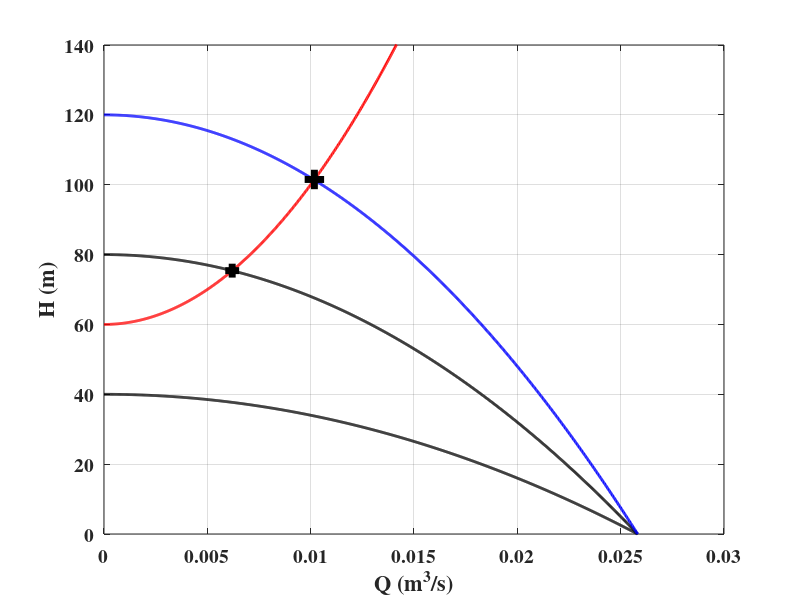

This chart was generated by the following MATLAB code:
function TheorySerialConnection_SamePumps

Ap = 40;
Bp = 60000;
As = 60;
Bs = 400000;

Qlim = sqrt(Ap/Bp);
Q    = linspace(0,Qlim,1000);

Hp1 = 1*Ap - 1*Bp*Q.^2;
Hp2 = 2*Ap - 2*Bp*Q.^2;
Hp3 = 3*Ap - 3*Bp*Q.^2;

Hs  = As + Bs*Q.^2;

figure(11); hold on;
p1=plot(Q,Hp1);
p2=plot(Q,Hp2);
p3=plot(Q,Hp3);
p4=plot(Q,Hs);

p12=plot([0.01018],[101.5]);
p13=plot([0.006203],[75.4]);

set(p1,'LineWidth',2,'Color',[0 0 0]);
set(p2,'LineWidth',2,'Color',[0 0 0]);
set(p3,'LineWidth',2,'Color',[0 0 1]);
set(p4,'LineWidth',2,'Color',[1 0 0]);
set(p12,'LineWidth',5,'Color',[0 0 0],'LineStyle','none','Marker','+','MarkerSize',14);
set(p13,'LineWidth',5,'Color',[0 0 0],'LineStyle','none','Marker','+','MarkerSize',10);

set(gca,'Box','on','XGrid','on','YGrid','on','YLim',[0 140]);
set(gca,'FontName','Times','FontSize',14,'FontWeight','bold');

xlab=xlabel('Q (m^3/s)');
set(xlab,'FontName','Times','FontSize',16,'FontWeight','bold','FontAngle','normal');
ylab=ylabel('H (m)');
set(ylab,'FontName','Times','FontSize',16,'FontWeight','bold','FontAngle','normal');